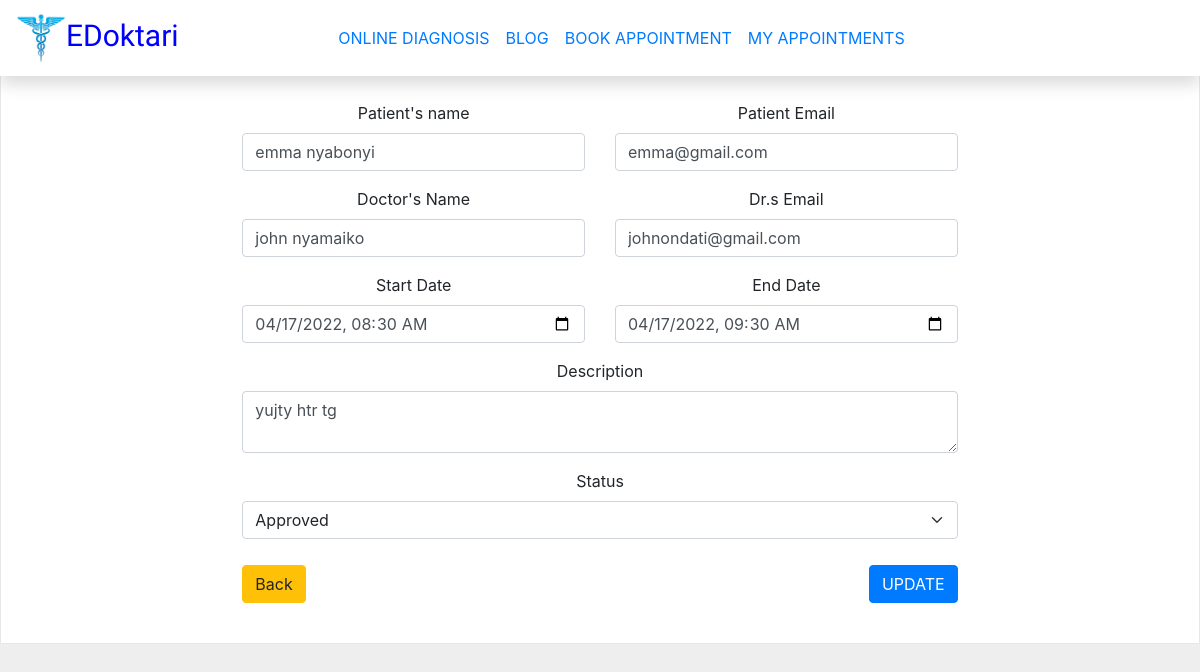
/admineditappointment.php?appointment_id=13, run on the app's committed database.
### tables this page shows
CREATE TABLE `appointment` (
  `appointment_id` int(255) NOT NULL,
  `patientname` varchar(255) NOT NULL,
  `patientemail` varchar(30) NOT NULL,
  `doctorname` varchar(255) NOT NULL,
  `doctoremail` varchar(255) NOT NULL,
  `startdate` datetime NOT NULL,
  `enddate` datetime NOT NULL,
  `description` tinytext NOT NULL,
  `status` varchar(255) NOT NULL
);

### admineditappointment.php (the view, shortened to what this page needs)
<!DOCTYPE html>
<html>
<head>
<link rel="stylesheet" href="https://cdnjs.cloudflare.com/ajax/libs/malihu-custom-scrollbar-plugin/3.1.5/jquery.mCustomScrollbar.min.css">
<link rel="stylesheet" href="https://cdn.jsdelivr.net/npm/bootstrap@5.1.3/dist/css/bootstrap.min.css">
<link rel="stylesheet" href="https://cdn.jsdelivr.net/npm/bootstrap@4.5.3/dist/css/bootstrap.min.css">
    <link rel="stylesheet" href="https://cdnjs.cloudflare.com/ajax/libs/bootstrap-datepicker/1.9.0/css/bootstrap-datepicker.min.css">
    <link rel="stylesheet" href="https://maxcdn.bootstrapcdn.com/bootstrap/4.0.0/css/bootstrap.min.css">
    <link rel="stylesheet" href="https://cdnjs.cloudflare.com/ajax/libs/font-awesome/4.7.0/css/font-awesome.min.css">
</head>
<body>
    <nav class="navbar navbar-expand-lg navbar-light bg-white shadow fixed-top">
    <a class="navbar-brand" href="homepage.php" style = "font-family: 'kaushan Script';font-size: 30px;color:blue;"><img src="EDoktari_logo.png" width="50" height="50" class="d-inline-block align-top" alt="">EDoktari</a>
    <div class="collapse navbar-collapse " id="navbarNavDropdown">
    <ul class="navbar-nav mx-auto">
    <li class="nav-item">
        <a class="nav-link text-primary" href="diagnosis.php">ONLINE DIAGNOSIS</a>
      </li>
       <li class="nav-item">
        <a class="nav-link text-primary" href="blogpage.php">BLOG</a>
      </li>
      <li class="nav-item">
        <a class="nav-link text-primary" href="doctor-page.php"> BOOK APPOINTMENT</a>
      </li>
      <li class="nav-item">
        <a class="nav-link text-primary" href="patientappointments.php">MY APPOINTMENTS</a>
      </li>
    </ul>
    </div>
  </nav>
  <?php
	require_once("config.php");
	$sql = $conn->prepare("SELECT * FROM appointment WHERE appointment_id=?");
	$sql->bind_param("i",$_GET["appointment_id"]);
	$sql->execute();
	$result = $sql->get_result();
	if ($result->num_rows > 0) {
		$row = $result->fetch_assoc();
	}
?>
<center>
  <div class='well-block'>
  <div class="col-md-8">
<form  class="needs-validation" novalidate  method="POST" action="">
                            <div class="row">
                                <div class="col-md-6">
                                    <div class="form-group">
                                        <label class="control-label" for="name">Patient's name</label>
                                        <input  name="patientname" type="text"  class="form-control input-md" value="<?php echo$row['patientname'] ?>">
                                      </div>
                                </div>
                                <div class="col-md-6">
                                    <div class="form-group">
                                        <label class="control-label" for="email">Patient Email</label>
                                        <input name="patientemail"  type="text" class="form-control input-md" value="<?php echo $row['patientemail']; ?>">
                                      </div>
                                </div>
                                <div class="col-md-6">
                                    <div class="form-group">
                                        <label class="control-label" for="email">Doctor's Name</label>
                                        <input name="doctorname"  type="text"  class="form-control input-md" value="<?php echo $row['doctorname']; ?>">
                              </div>
                                  </div>
                                  <div class="col-md-6">
                                    <div class="form-group">
                                        <label class="control-label" for="email">Dr.s Email</label>
                                        <input name="doctoremail"  type="text" class="form-control input-md" value="<?php echo $row['doctoremail']; ?>">
                                      </div>
                                  </div>
                                <div class="col-md-6">
                                <div class="form-group">
                                <label class="control-label" for="startDate">Start Date</label>
                                <input type="datetime-local" class="form-control datetimepicker" id="startDate" name="startdate" value="<?php echo date('Y-m-d\TH:i', strtotime($row['startdate'])); ?>" required>
                            </div>
                                </div>
                                <div class="col-md-6">
                                <div id="enddate-group" class="form-group">
                                <label class="control-label" for="endDate">End Date</label>
                                <input type="datetime-local" class="form-control datetimepicker" id="endDate" name="enddate" value="<?php echo date('Y-m-d\TH:i', strtotime($row['enddate'])); ?>" required>
                            </div>
                                </div>
                                <div class="col-md-12">
                                <div class="form-group">
                                    <label for="exampleFormControlTextarea1">Description</label>
                                    <textarea class="form-control" id="exampleFormControlTextarea1" rows="2" name ="description" ><?php echo $row['description']; ?></textarea>
                                </div>
                                </div>
                                <div class="col-md-12">
                                <label for="exampleFormControlTextarea1">Status</label>
                                <select class="form-select" aria-label="Default select example" name = "status" value="<?php echo $row['status']; ?>">
                                    <option selected><?php echo $row['status']; ?></option>
                                    </select>
                                </div> </br></br></br></br>
                                <div class="col-md-12">
                                    <div class="form-group">
                                    <a href="allappointments.php" class="btn btn-warning float-left">Back</a>
                                        <button type="submit" class="btn btn-primary float-right" name= "submit">UPDATE</button>
                                    </div>
                                </div>
                            </div>
                            </form>
                        </div>
                                        </div>
</center>

### admineditappointment.php (style rules this page uses)
body { margin-top:0px; background:#eee; }
.well-block { background-color: #fff; border: 1px solid #e9e6e8; padding: 40px; margin-top: 60px; }

### data on the page
appointment: patientname "emma nyabonyi", patientemail "emma@gmail.com", doctorname "john nyamaiko", doctoremail "johnondati@gmail.com", startdate "04/17/2022 08:30", enddate "04/17/2022 09:30", description "yujty htr tg", status "Approved"
